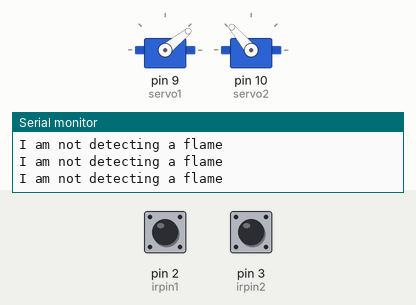
The sketch below on a simulated Arduino Uno, built with avr-gcc and run on an emulated ATmega328P. Shown: 2 × servo, the last lines printed to the serial monitor. The inputs (shaded band) are chosen by the test bench; at power-on: pin 2 (irpin1) HIGH, pin 3 (irpin2) HIGH.

Above: at 1.2 s.
1.3 s: pin 2 (irpin1) pulled LOW for 1 s
At 2.44 s:
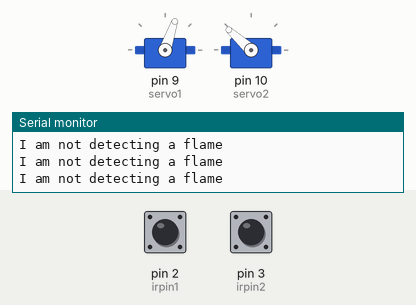
4.3 s: pin 3 (irpin2) pulled LOW for 3.2 s
At 7.64 s:
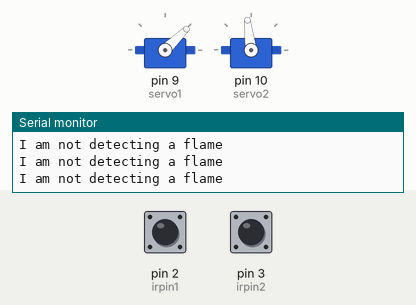
9.0 s: pin 3 (irpin2) pulled LOW for 0.15 s
At 9.31 s:
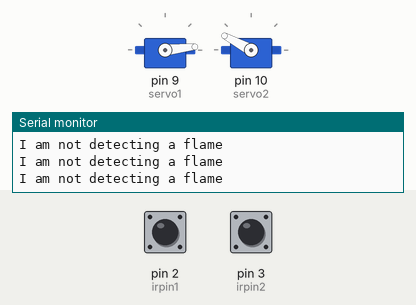
12.0 s: pin 2 (irpin1) pulled LOW for 0.15 s
At 12.32 s:
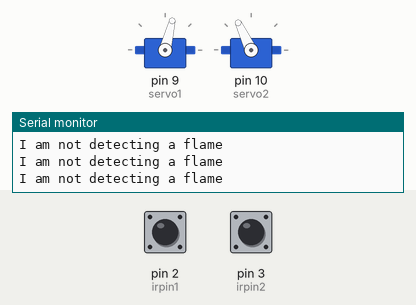
15.1 s: pin 3 (irpin2) pulled LOW for 1 s
18.1 s: pin 3 (irpin2) pulled LOW for 0.15 s
Timing chart, 0 to 22.2 s (numbered marks = the images above; inputs shaded):
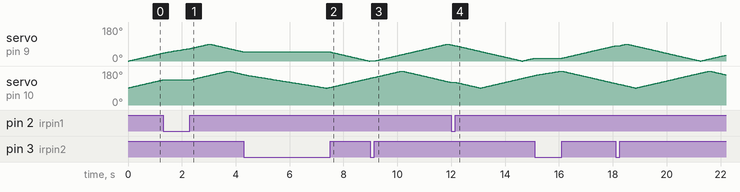

The sketch:

detector.ino
```cpp
#include <Servo.h>
  Servo servo1;
  Servo servo2;
  #define irpin1 2
  #define irpin2 3
  boolean forward1 =true;
  boolean forward2 = true;
  int j =91;
  int i =0;
  float angle1;
  float angle2;
  float y = 0;
  float x = 0;
  float x0 = 0;
  const float c = 10; //distance between sensors
void setup() {
  // put your setup code here, to run once:
  Serial.begin(9600);
  pinMode(irpin1, INPUT_PULLUP);
  pinMode(irpin2, INPUT_PULLUP);
  servo1.attach(9);
  servo2.attach(10);
}


void loop() {

  if(!digitalRead(irpin2)){
    angle1= (float)i;
     Serial.print("angle1=");
    Serial.println(angle1);
    }else{
    servo1.write(i);
    if(forward1==true){
      i++;
      }else{
      i--;
        }
    }
  if(i==0||i==90){
    forward1 =  !forward1;
    }else{}

    sweep();
    calculate();
  delay(30);

}
void calculate(){
  if(!digitalRead(irpin1) && !digitalRead(irpin2)) {
    angle1= angle1*PI/180.0;
    angle2= angle2*PI/180.0;
    y = (c/(sin(angle1 + angle2)))*sin(angle1)*sin(angle2);
    x0 = (c / sin(angle1 + angle2))*sin(angle1)*cos(angle2);
    if(x0<(c/2)) {
      x = (-1*c/2 + x0);
    }
    else if(x0>(c/2)) {
      x = x0 - (c/2);
    }
     else {
      x = 0;
     }


      Serial.print("The flame is ");
      Serial.print(y);
      Serial.print(" cm away from me and ");
      Serial.print(abs(x));
      Serial.print("cm to the ");
      Serial.println("side");

  }
  else {
    Serial.println("I am not detecting a flame");
  }
  }
void sweep(){
  if(!digitalRead(irpin1)){
    angle2= 180 - (float)j;
    Serial.print("angle2=");
    Serial.println(angle2);
    }else{
    servo2.write(j);
    if(forward2==true){
      j++;
      }else{
      j--;
        }
    }
  if(j==180||j==90){
    forward2 =  !forward2;
    }else{}
  }
```
